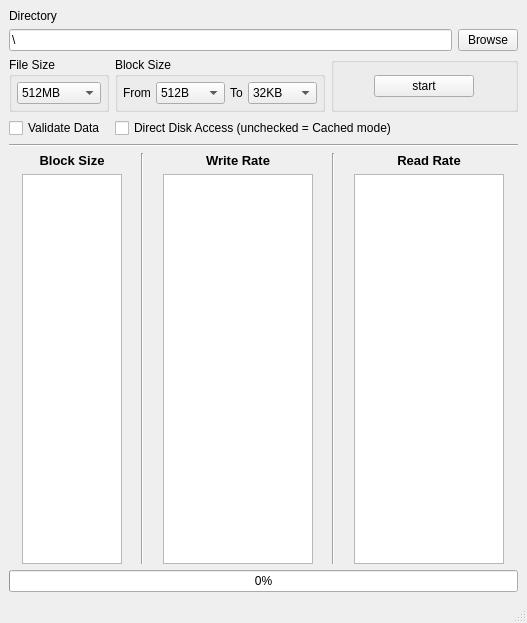
<?xml version="1.0" encoding="UTF-8"?>
<ui version="4.0">
 <class>MainWindow</class>
 <widget class="QMainWindow" name="MainWindow">
  <property name="geometry">
   <rect>
    <x>0</x>
    <y>0</y>
    <width>527</width>
    <height>623</height>
   </rect>
  </property>
  <property name="windowTitle">
   <string>DiskRateCheck - Integrated Software Technologies Inc.</string>
  </property>
  <widget class="QWidget" name="centralwidget">
   <layout class="QGridLayout" name="gridLayout_2">
    <item row="3" column="0" colspan="3">
     <widget class="Line" name="line_3">
      <property name="orientation">
       <enum>Qt::Horizontal</enum>
      </property>
     </widget>
    </item>
    <item row="2" column="1" colspan="2">
     <widget class="QCheckBox" name="directModeCheckBox">
      <property name="text">
       <string>Direct Disk Access (unchecked = Cached mode)</string>
      </property>
      <property name="checked">
       <bool>false</bool>
      </property>
     </widget>
    </item>
    <item row="4" column="0" colspan="3">
     <layout class="QHBoxLayout" name="horizontalLayout_2">
      <item>
       <layout class="QVBoxLayout" name="verticalLayout_5">
        <item>
         <widget class="QLabel" name="label_8">
          <property name="font">
           <font>
            <pointsize>10</pointsize>
            <italic>false</italic>
            <bold>true</bold>
           </font>
          </property>
          <property name="text">
           <string>Block Size</string>
          </property>
          <property name="alignment">
           <set>Qt::AlignCenter</set>
          </property>
         </widget>
        </item>
        <item>
         <widget class="QTextEdit" name="BlockSizeEdit">
          <property name="maximumSize">
           <size>
            <width>100</width>
            <height>16777215</height>
           </size>
          </property>
          <property name="readOnly">
           <bool>true</bool>
          </property>
         </widget>
        </item>
       </layout>
      </item>
      <item>
       <widget class="Line" name="line">
        <property name="orientation">
         <enum>Qt::Vertical</enum>
        </property>
       </widget>
      </item>
      <item>
       <layout class="QVBoxLayout" name="verticalLayout_6">
        <item>
         <widget class="QLabel" name="label_9">
          <property name="font">
           <font>
            <pointsize>10</pointsize>
            <italic>false</italic>
            <bold>true</bold>
           </font>
          </property>
          <property name="text">
           <string>Write Rate</string>
          </property>
          <property name="alignment">
           <set>Qt::AlignCenter</set>
          </property>
         </widget>
        </item>
        <item>
         <widget class="QTextEdit" name="WriteRateEdit">
          <property name="maximumSize">
           <size>
            <width>150</width>
            <height>16777215</height>
           </size>
          </property>
          <property name="readOnly">
           <bool>true</bool>
          </property>
         </widget>
        </item>
       </layout>
      </item>
      <item>
       <widget class="Line" name="line_2">
        <property name="orientation">
         <enum>Qt::Vertical</enum>
        </property>
       </widget>
      </item>
      <item>
       <layout class="QVBoxLayout" name="verticalLayout_7">
        <item>
         <widget class="QLabel" name="label_10">
          <property name="font">
           <font>
            <pointsize>10</pointsize>
            <italic>false</italic>
            <bold>true</bold>
           </font>
          </property>
          <property name="text">
           <string>Read Rate</string>
          </property>
          <property name="alignment">
           <set>Qt::AlignCenter</set>
          </property>
         </widget>
        </item>
        <item>
         <widget class="QTextEdit" name="ReadRateEdit">
          <property name="maximumSize">
           <size>
            <width>150</width>
            <height>16777215</height>
           </size>
          </property>
          <property name="readOnly">
           <bool>true</bool>
          </property>
         </widget>
        </item>
       </layout>
      </item>
     </layout>
    </item>
    <item row="0" column="0" colspan="3">
     <layout class="QVBoxLayout" name="verticalLayout">
      <item>
       <widget class="QLabel" name="label_4">
        <property name="text">
         <string>Directory</string>
        </property>
       </widget>
      </item>
      <item>
       <layout class="QHBoxLayout" name="horizontalLayout">
        <item>
         <widget class="QLineEdit" name="DirectoryEdit">
          <property name="maximumSize">
           <size>
            <width>16777215</width>
            <height>16777215</height>
           </size>
          </property>
          <property name="text">
           <string>\</string>
          </property>
          <property name="readOnly">
           <bool>true</bool>
          </property>
         </widget>
        </item>
        <item>
         <widget class="QPushButton" name="pushButton_2">
          <property name="sizePolicy">
           <sizepolicy hsizetype="Minimum" vsizetype="Fixed">
            <horstretch>20</horstretch>
            <verstretch>0</verstretch>
           </sizepolicy>
          </property>
          <property name="minimumSize">
           <size>
            <width>50</width>
            <height>0</height>
           </size>
          </property>
          <property name="maximumSize">
           <size>
            <width>60</width>
            <height>16777215</height>
           </size>
          </property>
          <property name="text">
           <string>Browse</string>
          </property>
         </widget>
        </item>
       </layout>
      </item>
     </layout>
    </item>
    <item row="1" column="2">
     <widget class="QGroupBox" name="groupBox_2">
      <property name="title">
       <string/>
      </property>
      <layout class="QGridLayout" name="gridLayout_3">
       <property name="leftMargin">
        <number>5</number>
       </property>
       <property name="topMargin">
        <number>5</number>
       </property>
       <property name="rightMargin">
        <number>5</number>
       </property>
       <property name="bottomMargin">
        <number>5</number>
       </property>
       <property name="horizontalSpacing">
        <number>5</number>
       </property>
       <item row="0" column="0">
        <widget class="QPushButton" name="StartStopButton">
         <property name="maximumSize">
          <size>
           <width>100</width>
           <height>16777215</height>
          </size>
         </property>
         <property name="text">
          <string>start</string>
         </property>
        </widget>
       </item>
      </layout>
     </widget>
    </item>
    <item row="1" column="0">
     <widget class="QGroupBox" name="groupBox_3">
      <property name="maximumSize">
       <size>
        <width>100</width>
        <height>16777215</height>
       </size>
      </property>
      <property name="title">
       <string>File Size</string>
      </property>
      <layout class="QGridLayout" name="gridLayout">
       <property name="leftMargin">
        <number>5</number>
       </property>
       <property name="topMargin">
        <number>5</number>
       </property>
       <property name="rightMargin">
        <number>5</number>
       </property>
       <property name="bottomMargin">
        <number>5</number>
       </property>
       <property name="spacing">
        <number>5</number>
       </property>
       <item row="0" column="0">
        <widget class="QComboBox" name="FileSizeCombo">
         <property name="maximumSize">
          <size>
           <width>100</width>
           <height>16777215</height>
          </size>
         </property>
         <property name="currentIndex">
          <number>4</number>
         </property>
         <item>
          <property name="text">
           <string>32MB</string>
          </property>
         </item>
         <item>
          <property name="text">
           <string>64MB</string>
          </property>
         </item>
         <item>
          <property name="text">
           <string>128MB</string>
          </property>
         </item>
         <item>
          <property name="text">
           <string>256MB</string>
          </property>
         </item>
         <item>
          <property name="text">
           <string>512MB</string>
          </property>
         </item>
         <item>
          <property name="text">
           <string>1GB</string>
          </property>
         </item>
         <item>
          <property name="text">
           <string>2GB</string>
          </property>
         </item>
         <item>
          <property name="text">
           <string>4GB</string>
          </property>
         </item>
         <item>
          <property name="text">
           <string>8GB</string>
          </property>
         </item>
         <item>
          <property name="text">
           <string>16GB</string>
          </property>
         </item>
         <item>
          <property name="text">
           <string>32GB</string>
          </property>
         </item>
        </widget>
       </item>
      </layout>
     </widget>
    </item>
    <item row="2" column="0">
     <widget class="QCheckBox" name="ValidateDataCheck">
      <property name="text">
       <string>Validate Data</string>
      </property>
     </widget>
    </item>
    <item row="1" column="1">
     <widget class="QGroupBox" name="groupBox">
      <property name="title">
       <string>Block Size</string>
      </property>
      <layout class="QHBoxLayout" name="horizontalLayout_3">
       <property name="spacing">
        <number>5</number>
       </property>
       <property name="leftMargin">
        <number>5</number>
       </property>
       <property name="topMargin">
        <number>5</number>
       </property>
       <property name="rightMargin">
        <number>5</number>
       </property>
       <property name="bottomMargin">
        <number>5</number>
       </property>
       <item>
        <widget class="QLabel" name="label_5">
         <property name="text">
          <string>From</string>
         </property>
        </widget>
       </item>
       <item>
        <widget class="QComboBox" name="BlockSizeStartCombo">
         <property name="maximumSize">
          <size>
           <width>100</width>
           <height>16777215</height>
          </size>
         </property>
         <item>
          <property name="text">
           <string>512B</string>
          </property>
         </item>
         <item>
          <property name="text">
           <string>1KB</string>
          </property>
         </item>
         <item>
          <property name="text">
           <string>2KB</string>
          </property>
         </item>
         <item>
          <property name="text">
           <string>4KB</string>
          </property>
         </item>
         <item>
          <property name="text">
           <string>8KB</string>
          </property>
         </item>
         <item>
          <property name="text">
           <string>16KB</string>
          </property>
         </item>
         <item>
          <property name="text">
           <string>32KB</string>
          </property>
         </item>
         <item>
          <property name="text">
           <string>64KB</string>
          </property>
         </item>
         <item>
          <property name="text">
           <string>128KB</string>
          </property>
         </item>
         <item>
          <property name="text">
           <string>256KB</string>
          </property>
         </item>
         <item>
          <property name="text">
           <string>512KB</string>
          </property>
         </item>
         <item>
          <property name="text">
           <string>1MB</string>
          </property>
         </item>
         <item>
          <property name="text">
           <string>2MB</string>
          </property>
         </item>
         <item>
          <property name="text">
           <string>4MB</string>
          </property>
         </item>
         <item>
          <property name="text">
           <string>8MB</string>
          </property>
         </item>
         <item>
          <property name="text">
           <string>16MB</string>
          </property>
         </item>
         <item>
          <property name="text">
           <string>32MB</string>
          </property>
         </item>
         <item>
          <property name="text">
           <string>64MB</string>
          </property>
         </item>
         <item>
          <property name="text">
           <string>128MB</string>
          </property>
         </item>
         <item>
          <property name="text">
           <string>256MB</string>
          </property>
         </item>
        </widget>
       </item>
       <item>
        <widget class="QLabel" name="label_6">
         <property name="text">
          <string>To</string>
         </property>
        </widget>
       </item>
       <item>
        <widget class="QComboBox" name="BlockSizeEndCombo">
         <property name="maximumSize">
          <size>
           <width>100</width>
           <height>16777215</height>
          </size>
         </property>
         <property name="currentIndex">
          <number>6</number>
         </property>
         <item>
          <property name="text">
           <string>512B</string>
          </property>
         </item>
         <item>
          <property name="text">
           <string>1KB</string>
          </property>
         </item>
         <item>
          <property name="text">
           <string>2KB</string>
          </property>
         </item>
         <item>
          <property name="text">
           <string>4KB</string>
          </property>
         </item>
         <item>
          <property name="text">
           <string>8KB</string>
          </property>
         </item>
         <item>
          <property name="text">
           <string>16KB</string>
          </property>
         </item>
         <item>
          <property name="text">
           <string>32KB</string>
          </property>
         </item>
         <item>
          <property name="text">
           <string>64KB</string>
          </property>
         </item>
         <item>
          <property name="text">
           <string>128KB</string>
          </property>
         </item>
         <item>
          <property name="text">
           <string>256KB</string>
          </property>
         </item>
         <item>
          <property name="text">
           <string>512KB</string>
          </property>
         </item>
         <item>
          <property name="text">
           <string>1MB</string>
          </property>
         </item>
         <item>
          <property name="text">
           <string>2MB</string>
          </property>
         </item>
         <item>
          <property name="text">
           <string>4MB</string>
          </property>
         </item>
         <item>
          <property name="text">
           <string>8MB</string>
          </property>
         </item>
         <item>
          <property name="text">
           <string>16MB</string>
          </property>
         </item>
         <item>
          <property name="text">
           <string>32MB</string>
          </property>
         </item>
         <item>
          <property name="text">
           <string>64MB</string>
          </property>
         </item>
         <item>
          <property name="text">
           <string>128MB</string>
          </property>
         </item>
         <item>
          <property name="text">
           <string>256MB</string>
          </property>
         </item>
        </widget>
       </item>
      </layout>
     </widget>
    </item>
    <item row="5" column="0" colspan="3">
     <widget class="QProgressBar" name="progressBar">
      <property name="value">
       <number>0</number>
      </property>
     </widget>
    </item>
   </layout>
  </widget>
  <widget class="QMenuBar" name="menubar">
   <property name="geometry">
    <rect>
     <x>0</x>
     <y>0</y>
     <width>527</width>
     <height>22</height>
    </rect>
   </property>
  </widget>
  <widget class="QStatusBar" name="statusbar"/>
 </widget>
 <resources/>
 <connections/>
</ui>
